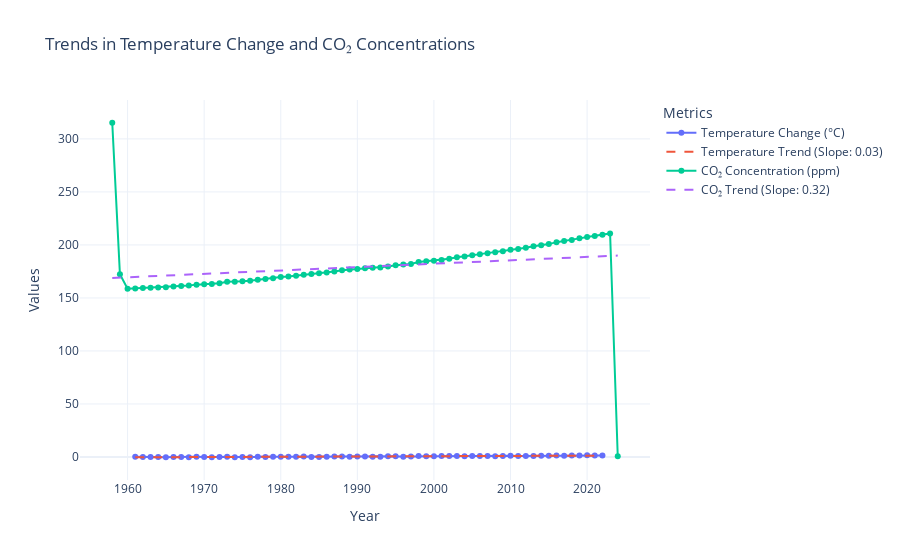
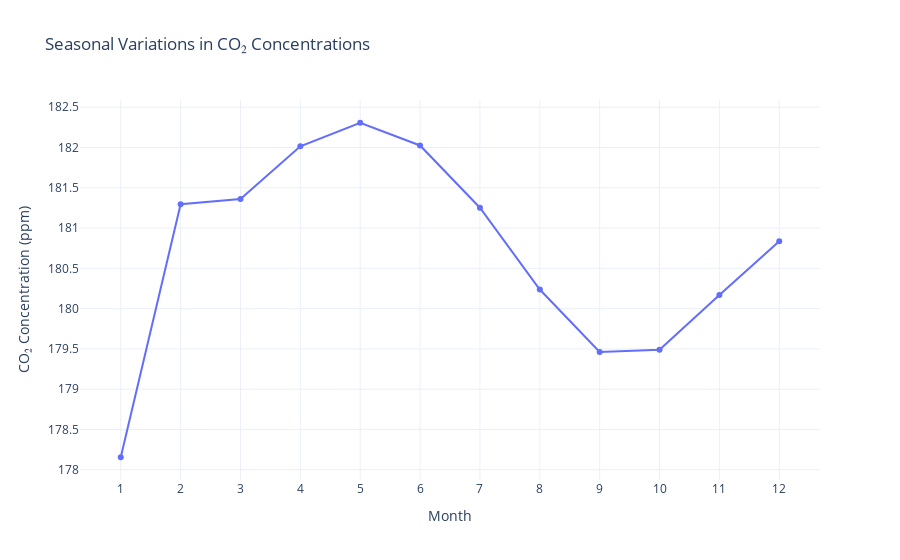

The notebook cell these images were saved under, in order:
### Markdown cell above
Now, Trends and Seasonal Variatiobs Analysis

### Code cell
from scipy.stats import linregress

# temperature trend
temp_trend = linregress(temperature_years.index, temperature_years.values)
temp_trend_line = temp_trend.slope * temperature_years.index + temp_trend.intercept

# CO2 trend
co2_trend = linregress(co2_yearly.index, co2_yearly.values)
co2_trend_line = co2_trend.slope * co2_yearly.index + co2_trend.intercept

fig_trends = go.Figure()

fig_trends.add_trace(go.Scatter(
    x=temperature_years.index, y=temperature_years.values,
    mode='lines+markers', name="Temperature Change (°C)"
))
fig_trends.add_trace(go.Scatter(
    x=temperature_years.index, y=temp_trend_line,
    mode='lines', name=f"Temperature Trend (Slope: {temp_trend.slope:.2f})", line=dict(dash='dash')
))
fig_trends.add_trace(go.Scatter(
    x=co2_yearly.index, y=co2_yearly.values,
    mode='lines+markers', name="CO₂ Concentration (ppm)"
))
fig_trends.add_trace(go.Scatter(
    x=co2_yearly.index, y=co2_trend_line,
    mode='lines', name=f"CO₂ Trend (Slope: {co2_trend.slope:.2f})", line=dict(dash='dash')
))

fig_trends.update_layout(
    title="Trends in Temperature Change and CO₂ Concentrations",
    xaxis_title="Year",
    yaxis_title="Values",
    template="plotly_white",
    legend_title="Metrics"
)
fig_trends.show()

# seasonal variations in CO2 concentrations
co2_data['Month'] = co2_data['Date'].str[-2:].astype(int)
co2_monthly = co2_data.groupby('Month')['Value'].mean()

fig_seasonal = px.line(
    co2_monthly,
    x=co2_monthly.index,
    y=co2_monthly.values,
    labels={"x": "Month", "y": "CO₂ Concentration (ppm)"},
    title="Seasonal Variations in CO₂ Concentrations",
    markers=True
)
fig_seasonal.update_layout(
    xaxis=dict(tickmode="array", tickvals=list(range(1, 13))),
    template="plotly_white"
)
fig_seasonal.show()

### Figure 1 — Plotly figure (JSON) as saved in the notebook; plotly's stock layout.template omitted (floating-point values rounded to 4 significant figures)
{"data": [{"mode": "lines+markers", "name": "Temperature Change (°C)", "type": "scatter", "x": [1961, 1962, 1963, 1964, 1965, 1966, 1967, 1968, 1969, 1970, 1971, 1972, 1973, 1974, 1975, 1976, 1977, 1978, 1979, 1980, 1981, 1982, 1983, 1984, 1985, 1986, 1987, 1988, 1989, 1990, 1991, 1992, 1993, 1994, 1995, 1996, 1997, 1998, 1999, 2000, 2001, 2002, 2003, 2004, 2005, 2006, 2007, 2008, 2009, 2010, 2011, 2012, 2013, 2014, 2015, 2016, 2017, 2018, 2019, 2020, 2021, 2022], "y": [0.1631, -0.01348, -0.006043, -0.07006, -0.247, 0.1055, -0.1108, -0.1991, 0.1579, 0.09249, -0.2005, -0.08491, 0.2294, -0.163, -0.02349, -0.2459, 0.1658, 0.06963, 0.2338, 0.2473, 0.1786, 0.1765, 0.3446, 0.08012, 0.07129, 0.1512, 0.405, 0.4901, 0.2562, 0.5553, 0.3682, 0.2365, 0.216, 0.6095, 0.6292, 0.2792, 0.544, 0.9713, 0.7433, 0.6698, 0.8502, 0.925, 0.8442, 0.7778, 0.853, 0.8766, 1.023, 0.8084, 0.9106, 1.099, 0.8214, 0.9022, 0.9312, 1.115, 1.27, 1.44, 1.281, 1.302, 1.443, 1.552, 1.344, 1.382]}, {"line": {"dash": "dash"}, "mode": "lines", "name": "Temperature Trend (Slope: 0.03)", "type": "scatter", "x": [1961, 1962, 1963, 1964, 1965, 1966, 1967, 1968, 1969, 1970, 1971, 1972, 1973, 1974, 1975, 1976, 1977, 1978, 1979, 1980, 1981, 1982, 1983, 1984, 1985, 1986, 1987, 1988, 1989, 1990, 1991, 1992, 1993, 1994, 1995, 1996, 1997, 1998, 1999, 2000, 2001, 2002, 2003, 2004, 2005, 2006, 2007, 2008, 2009, 2010, 2011, 2012, 2013, 2014, 2015, 2016, 2017, 2018, 2019, 2020, 2021, 2022], "y": [-0.2849, -0.2587, -0.2325, -0.2064, -0.1802, -0.154, -0.1278, -0.1017, -0.0755, -0.04933, -0.02316, 0.003009, 0.02918, 0.05535, 0.08152, 0.1077, 0.1339, 0.16, 0.1862, 0.2124, 0.2385, 0.2647, 0.2909, 0.3171, 0.3432, 0.3694, 0.3956, 0.4217, 0.4479, 0.4741, 0.5002, 0.5264, 0.5526, 0.5788, 0.6049, 0.6311, 0.6573, 0.6834, 0.7096, 0.7358, 0.7619, 0.7881, 0.8143, 0.8405, 0.8666, 0.8928, 0.919, 0.9451, 0.9713, 0.9975, 1.024, 1.05, 1.076, 1.102, 1.128, 1.154, 1.181, 1.207, 1.233, 1.259, 1.285, 1.312]}, {"mode": "lines+markers", "name": "CO₂ Concentration (ppm)", "type": "scatter", "x": [1958, 1959, 1960, 1961, 1962, 1963, 1964, 1965, 1966, 1967, 1968, 1969, 1970, 1971, 1972, 1973, 1974, 1975, 1976, 1977, 1978, 1979, 1980, 1981, 1982, 1983, 1984, 1985, 1986, 1987, 1988, 1989, 1990, 1991, 1992, 1993, 1994, 1995, 1996, 1997, 1998, 1999, 2000, 2001, 2002, 2003, 2004, 2005, 2006, 2007, 2008, 2009, 2010, 2011, 2012, 2013, 2014, 2015, 2016, 2017, 2018, 2019, 2020, 2021, 2022, 2023, 2024], "y": [315.2, 172.5, 158.6, 158.9, 159.4, 159.6, 159.9, 160.1, 160.9, 161.2, 161.7, 162.6, 163.0, 163.3, 163.9, 165.2, 165.2, 165.7, 166.1, 167.2, 167.9, 168.6, 169.7, 170.3, 170.9, 171.8, 172.7, 173.4, 174.0, 174.9, 176.2, 176.8, 177.4, 178.0, 178.4, 178.7, 179.7, 180.8, 181.6, 182.1, 183.8, 184.5, 185.0, 185.9, 187.0, 188.3, 189.1, 190.3, 191.3, 192.3, 193.2, 194.1, 195.4, 196.2, 197.3, 198.7, 199.7, 200.8, 202.6, 203.7, 204.6, 206.2, 207.4, 208.5, 209.5, 210.8, 0.68]}, {"line": {"dash": "dash"}, "mode": "lines", "name": "CO₂ Trend (Slope: 0.32)", "type": "scatter", "x": [1958, 1959, 1960, 1961, 1962, 1963, 1964, 1965, 1966, 1967, 1968, 1969, 1970, 1971, 1972, 1973, 1974, 1975, 1976, 1977, 1978, 1979, 1980, 1981, 1982, 1983, 1984, 1985, 1986, 1987, 1988, 1989, 1990, 1991, 1992, 1993, 1994, 1995, 1996, 1997, 1998, 1999, 2000, 2001, 2002, 2003, 2004, 2005, 2006, 2007, 2008, 2009, 2010, 2011, 2012, 2013, 2014, 2015, 2016, 2017, 2018, 2019, 2020, 2021, 2022, 2023, 2024], "y": [168.9, 169.2, 169.5, 169.8, 170.1, 170.5, 170.8, 171.1, 171.4, 171.7, 172.1, 172.4, 172.7, 173.0, 173.3, 173.7, 174.0, 174.3, 174.6, 174.9, 175.3, 175.6, 175.9, 176.2, 176.5, 176.9, 177.2, 177.5, 177.8, 178.1, 178.5, 178.8, 179.1, 179.4, 179.7, 180.1, 180.4, 180.7, 181.0, 181.3, 181.6, 182.0, 182.3, 182.6, 182.9, 183.2, 183.6, 183.9, 184.2, 184.5, 184.8, 185.2, 185.5, 185.8, 186.1, 186.4, 186.8, 187.1, 187.4, 187.7, 188.0, 188.4, 188.7, 189.0, 189.3, 189.6, 190.0]}], "layout": {"legend": {"title": {"text": "Metrics"}}, "title": {"text": "Trends in Temperature Change and CO₂ Concentrations"}, "xaxis": {"title": {"text": "Year"}}, "yaxis": {"title": {"text": "Values"}}}}

### Figure 2 — Plotly figure (JSON) as saved in the notebook; plotly's stock layout.template omitted (floating-point values rounded to 4 significant figures)
{"data": [{"hovertemplate": "Month=%{x}<br>CO₂ Concentration (ppm)=%{y}<extra></extra>", "legendgroup": "", "line": {"color": "#636efa", "dash": "solid"}, "marker": {"symbol": "circle"}, "mode": "lines+markers", "name": "", "orientation": "v", "showlegend": false, "type": "scatter", "x": [1, 2, 3, 4, 5, 6, 7, 8, 9, 10, 11, 12], "xaxis": "x", "y": [178.2, 181.3, 181.4, 182.0, 182.3, 182.0, 181.3, 180.2, 179.5, 179.5, 180.2, 180.8], "yaxis": "y"}], "layout": {"legend": {"tracegroupgap": 0}, "title": {"text": "Seasonal Variations in CO₂ Concentrations"}, "xaxis": {"anchor": "y", "domain": [0, 1], "tickmode": "array", "tickvals": [1, 2, 3, 4, 5, 6, 7, 8, 9, 10, 11, 12], "title": {"text": "Month"}}, "yaxis": {"anchor": "x", "domain": [0, 1], "title": {"text": "CO₂ Concentration (ppm)"}}}}
